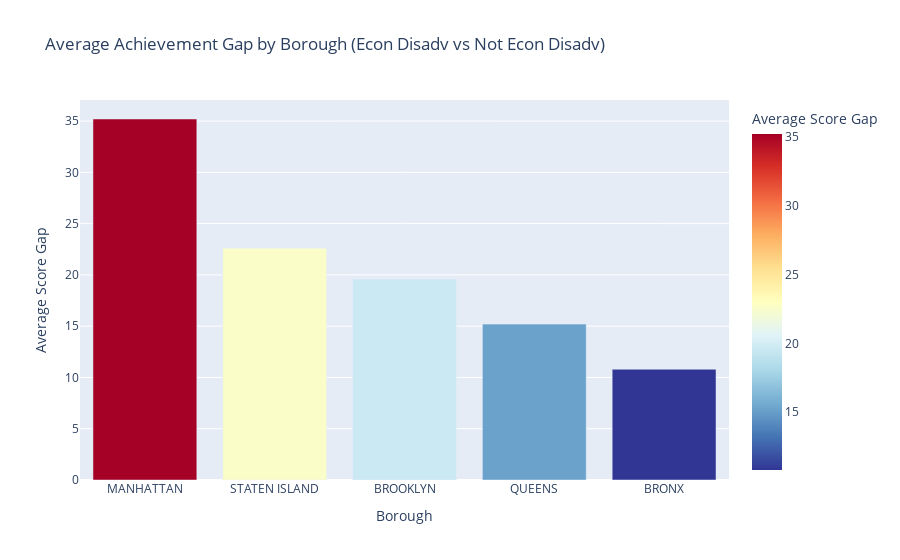

Notebook cell for this chart:
### Code cell
# VISUALIZATION 2: Achievement Gap Bar Chart
gap_summary = merged.groupby('Borough')['Achievement_Gap'].mean().reset_index()
gap_summary = gap_summary.sort_values('Achievement_Gap', ascending=False)

fig2 = px.bar(
    gap_summary,
    x='Borough',
    y='Achievement_Gap',
    color='Achievement_Gap',
    color_continuous_scale='RdYlBu_r',
    title='Average Achievement Gap by Borough (Econ Disadv vs Not Econ Disadv)',
    labels={'Achievement_Gap': 'Average Score Gap', 'Borough': 'Borough'}

)

fig2.show()

### Figure 1 — Plotly figure (JSON) as saved in the notebook; plotly's stock layout.template omitted (floating-point values rounded to 4 significant figures)
{"data": [{"hovertemplate": "Borough=%{x}<br>Average Score Gap=%{marker.color}<extra></extra>", "legendgroup": "", "marker": {"color": [35.2, 22.6, 19.6, 15.2, 10.8], "coloraxis": "coloraxis", "pattern": {"shape": ""}}, "name": "", "orientation": "v", "showlegend": false, "textposition": "auto", "type": "bar", "x": ["MANHATTAN", "STATEN ISLAND", "BROOKLYN", "QUEENS", "BRONX"], "xaxis": "x", "y": [35.2, 22.6, 19.6, 15.2, 10.8], "yaxis": "y"}], "layout": {"barmode": "relative", "coloraxis": {"colorbar": {"title": {"text": "Average Score Gap"}}, "colorscale": [[0, "rgb(49,54,149)"], [0.1, "rgb(69,117,180)"], [0.2, "rgb(116,173,209)"], [0.3, "rgb(171,217,233)"], [0.4, "rgb(224,243,248)"], [0.5, "rgb(255,255,191)"], [0.6, "rgb(254,224,144)"], [0.7, "rgb(253,174,97)"], [0.8, "rgb(244,109,67)"], [0.9, "rgb(215,48,39)"], [1, "rgb(165,0,38)"]]}, "legend": {"tracegroupgap": 0}, "title": {"text": "Average Achievement Gap by Borough (Econ Disadv vs Not Econ Disadv)"}, "xaxis": {"anchor": "y", "domain": [0, 1], "title": {"text": "Borough"}}, "yaxis": {"anchor": "x", "domain": [0, 1], "title": {"text": "Average Score Gap"}}}}
